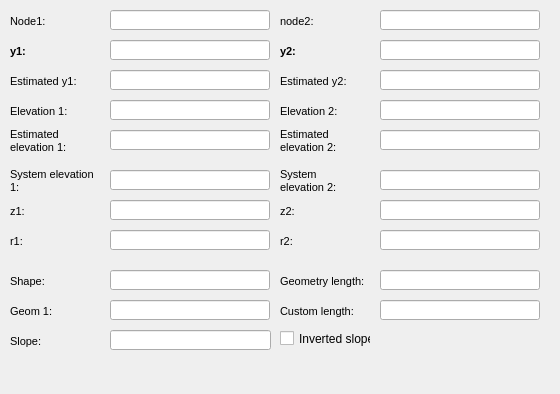
      <widget class="QWidget" name="page_5">
       <property name="geometry">
        <rect>
         <x>0</x>
         <y>0</y>
         <width>560</width>
         <height>394</height>
        </rect>
       </property>
       <attribute name="label">
        <string>Numeric information</string>
       </attribute>
       <widget class="QLabel" name="label_varc_node_2">
        <property name="geometry">
         <rect>
          <x>280</x>
          <y>10</y>
          <width>41</width>
          <height>22</height>
         </rect>
        </property>
        <property name="font">
         <font>
          <pointsize>8</pointsize>
          <italic>false</italic>
         </font>
        </property>
        <property name="frameShape">
         <enum>QFrame::NoFrame</enum>
        </property>
        <property name="frameShadow">
         <enum>QFrame::Plain</enum>
        </property>
        <property name="text">
         <string>node2:</string>
        </property>
        <property name="textFormat">
         <enum>Qt::AutoText</enum>
        </property>
        <property name="scaledContents">
         <bool>false</bool>
        </property>
        <property name="margin">
         <number>3</number>
        </property>
       </widget>
       <widget class="QLabel" name="label_varc_node_1">
        <property name="geometry">
         <rect>
          <x>10</x>
          <y>10</y>
          <width>51</width>
          <height>22</height>
         </rect>
        </property>
        <property name="font">
         <font>
          <pointsize>8</pointsize>
          <weight>50</weight>
          <italic>false</italic>
          <bold>false</bold>
         </font>
        </property>
        <property name="frameShape">
         <enum>QFrame::NoFrame</enum>
        </property>
        <property name="frameShadow">
         <enum>QFrame::Plain</enum>
        </property>
        <property name="text">
         <string>Node1:</string>
        </property>
        <property name="textFormat">
         <enum>Qt::AutoText</enum>
        </property>
        <property name="scaledContents">
         <bool>false</bool>
        </property>
        <property name="alignment">
         <set>Qt::AlignLeading|Qt::AlignLeft|Qt::AlignVCenter</set>
        </property>
        <property name="margin">
         <number>3</number>
        </property>
       </widget>
       <widget class="QLineEdit" name="varc_node_2">
        <property name="geometry">
         <rect>
          <x>380</x>
          <y>10</y>
          <width>160</width>
          <height>20</height>
         </rect>
        </property>
        <property name="font">
         <font>
          <italic>true</italic>
         </font>
        </property>
        <property name="styleSheet">
         <string notr="true">color: rgb(83, 83, 83);</string>
        </property>
        <property name="text">
         <string/>
        </property>
       </widget>
       <widget class="QLineEdit" name="varc_est_y1">
        <property name="geometry">
         <rect>
          <x>110</x>
          <y>70</y>
          <width>160</width>
          <height>20</height>
         </rect>
        </property>
       </widget>
       <widget class="QLineEdit" name="varc_z1">
        <property name="geometry">
         <rect>
          <x>110</x>
          <y>200</y>
          <width>160</width>
          <height>20</height>
         </rect>
        </property>
        <property name="font">
         <font>
          <italic>true</italic>
         </font>
        </property>
        <property name="styleSheet">
         <string notr="true">color: rgb(83, 83, 83);</string>
        </property>
        <property name="text">
         <string/>
        </property>
       </widget>
       <widget class="QLabel" name="label_varc_y2">
        <property name="geometry">
         <rect>
          <x>280</x>
          <y>40</y>
          <width>21</width>
          <height>22</height>
         </rect>
        </property>
        <property name="font">
         <font>
          <pointsize>8</pointsize>
          <weight>75</weight>
          <italic>false</italic>
          <bold>true</bold>
         </font>
        </property>
        <property name="frameShape">
         <enum>QFrame::NoFrame</enum>
        </property>
        <property name="frameShadow">
         <enum>QFrame::Plain</enum>
        </property>
        <property name="text">
         <string>y2:</string>
        </property>
        <property name="textFormat">
         <enum>Qt::AutoText</enum>
        </property>
        <property name="scaledContents">
         <bool>false</bool>
        </property>
        <property name="margin">
         <number>3</number>
        </property>
       </widget>
       <widget class="QLabel" name="label_varc_z1">
        <property name="geometry">
         <rect>
          <x>10</x>
          <y>200</y>
          <width>21</width>
          <height>22</height>
         </rect>
        </property>
        <property name="font">
         <font>
          <pointsize>8</pointsize>
          <italic>false</italic>
         </font>
        </property>
        <property name="frameShape">
         <enum>QFrame::NoFrame</enum>
        </property>
        <property name="frameShadow">
         <enum>QFrame::Plain</enum>
        </property>
        <property name="text">
         <string>z1:</string>
        </property>
        <property name="textFormat">
         <enum>Qt::AutoText</enum>
        </property>
        <property name="scaledContents">
         <bool>false</bool>
        </property>
        <property name="alignment">
         <set>Qt::AlignLeading|Qt::AlignLeft|Qt::AlignVCenter</set>
        </property>
        <property name="margin">
         <number>3</number>
        </property>
       </widget>
       <widget class="QLabel" name="label_varc_r2">
        <property name="geometry">
         <rect>
          <x>280</x>
          <y>230</y>
          <width>21</width>
          <height>22</height>
         </rect>
        </property>
        <property name="font">
         <font>
          <pointsize>8</pointsize>
          <italic>false</italic>
         </font>
        </property>
        <property name="frameShape">
         <enum>QFrame::NoFrame</enum>
        </property>
        <property name="frameShadow">
         <enum>QFrame::Plain</enum>
        </property>
        <property name="text">
         <string>r2:</string>
        </property>
        <property name="textFormat">
         <enum>Qt::AutoText</enum>
        </property>
        <property name="scaledContents">
         <bool>false</bool>
        </property>
        <property name="margin">
         <number>3</number>
        </property>
       </widget>
       <widget class="QLabel" name="label_varc_y1">
        <property name="geometry">
         <rect>
          <x>10</x>
          <y>40</y>
          <width>21</width>
          <height>22</height>
         </rect>
        </property>
        <property name="font">
         <font>
          <pointsize>8</pointsize>
          <weight>75</weight>
          <italic>false</italic>
          <bold>true</bold>
         </font>
        </property>
        <property name="frameShape">
         <enum>QFrame::NoFrame</enum>
        </property>
        <property name="frameShadow">
         <enum>QFrame::Plain</enum>
        </property>
        <property name="text">
         <string>y1:</string>
        </property>
        <property name="textFormat">
         <enum>Qt::AutoText</enum>
        </property>
        <property name="scaledContents">
         <bool>false</bool>
        </property>
        <property name="alignment">
         <set>Qt::AlignLeading|Qt::AlignLeft|Qt::AlignVCenter</set>
        </property>
        <property name="margin">
         <number>3</number>
        </property>
       </widget>
       <widget class="QLabel" name="label_varc_z2">
        <property name="geometry">
         <rect>
          <x>280</x>
          <y>200</y>
          <width>21</width>
          <height>22</height>
         </rect>
        </property>
        <property name="font">
         <font>
          <pointsize>8</pointsize>
          <italic>false</italic>
         </font>
        </property>
        <property name="frameShape">
         <enum>QFrame::NoFrame</enum>
        </property>
        <property name="frameShadow">
         <enum>QFrame::Plain</enum>
        </property>
        <property name="text">
         <string>z2:</string>
        </property>
        <property name="textFormat">
         <enum>Qt::AutoText</enum>
        </property>
        <property name="scaledContents">
         <bool>false</bool>
        </property>
        <property name="margin">
         <number>3</number>
        </property>
       </widget>
       <widget class="QLineEdit" name="varc_sys_elev2">
        <property name="geometry">
         <rect>
          <x>380</x>
          <y>170</y>
          <width>160</width>
          <height>20</height>
         </rect>
        </property>
        <property name="font">
         <font>
          <italic>true</italic>
         </font>
        </property>
        <property name="styleSheet">
         <string notr="true">color: rgb(83, 83, 83);</string>
        </property>
       </widget>
       <widget class="QLineEdit" name="varc_r2">
        <property name="geometry">
         <rect>
          <x>380</x>
          <y>230</y>
          <width>160</width>
          <height>20</height>
         </rect>
        </property>
        <property name="font">
         <font>
          <italic>true</italic>
         </font>
        </property>
        <property name="styleSheet">
         <string notr="true">color: rgb(83, 83, 83);</string>
        </property>
       </widget>
       <widget class="QLineEdit" name="varc_r1">
        <property name="geometry">
         <rect>
          <x>110</x>
          <y>230</y>
          <width>160</width>
          <height>20</height>
         </rect>
        </property>
        <property name="font">
         <font>
          <italic>true</italic>
         </font>
        </property>
        <property name="styleSheet">
         <string notr="true">color: rgb(83, 83, 83);</string>
        </property>
        <property name="text">
         <string/>
        </property>
       </widget>
       <widget class="QLabel" name="label_varc_r1">
        <property name="geometry">
         <rect>
          <x>10</x>
          <y>230</y>
          <width>21</width>
          <height>22</height>
         </rect>
        </property>
        <property name="font">
         <font>
          <pointsize>8</pointsize>
          <italic>false</italic>
         </font>
        </property>
        <property name="frameShape">
         <enum>QFrame::NoFrame</enum>
        </property>
        <property name="frameShadow">
         <enum>QFrame::Plain</enum>
        </property>
        <property name="text">
         <string>r1:</string>
        </property>
        <property name="textFormat">
         <enum>Qt::AutoText</enum>
        </property>
        <property name="scaledContents">
         <bool>false</bool>
        </property>
        <property name="alignment">
         <set>Qt::AlignLeading|Qt::AlignLeft|Qt::AlignVCenter</set>
        </property>
        <property name="margin">
         <number>3</number>
        </property>
       </widget>
       <widget class="QLineEdit" name="varc_z2">
        <property name="geometry">
         <rect>
          <x>380</x>
          <y>200</y>
          <width>160</width>
          <height>20</height>
         </rect>
        </property>
        <property name="font">
         <font>
          <italic>true</italic>
         </font>
        </property>
        <property name="styleSheet">
         <string notr="true">color: rgb(83, 83, 83);</string>
        </property>
       </widget>
       <widget class="QLineEdit" name="varc_est_y2">
        <property name="geometry">
         <rect>
          <x>380</x>
          <y>70</y>
          <width>160</width>
          <height>20</height>
         </rect>
        </property>
       </widget>
       <widget class="QLineEdit" name="varc_y2">
        <property name="geometry">
         <rect>
          <x>380</x>
          <y>40</y>
          <width>160</width>
          <height>20</height>
         </rect>
        </property>
       </widget>
       <widget class="QLabel" name="label_varc_est_y1">
        <property name="geometry">
         <rect>
          <x>10</x>
          <y>70</y>
          <width>71</width>
          <height>22</height>
         </rect>
        </property>
        <property name="font">
         <font>
          <pointsize>8</pointsize>
          <italic>false</italic>
         </font>
        </property>
        <property name="frameShape">
         <enum>QFrame::NoFrame</enum>
        </property>
        <property name="frameShadow">
         <enum>QFrame::Plain</enum>
        </property>
        <property name="text">
         <string>Estimated y1:</string>
        </property>
        <property name="textFormat">
         <enum>Qt::AutoText</enum>
        </property>
        <property name="scaledContents">
         <bool>false</bool>
        </property>
        <property name="alignment">
         <set>Qt::AlignLeading|Qt::AlignLeft|Qt::AlignVCenter</set>
        </property>
        <property name="margin">
         <number>3</number>
        </property>
       </widget>
       <widget class="QLabel" name="label_varc_sys_elev2">
        <property name="geometry">
         <rect>
          <x>280</x>
          <y>165</y>
          <width>76</width>
          <height>31</height>
         </rect>
        </property>
        <property name="font">
         <font>
          <pointsize>8</pointsize>
          <italic>false</italic>
         </font>
        </property>
        <property name="frameShape">
         <enum>QFrame::NoFrame</enum>
        </property>
        <property name="frameShadow">
         <enum>QFrame::Plain</enum>
        </property>
        <property name="text">
         <string>System elevation 2:</string>
        </property>
        <property name="textFormat">
         <enum>Qt::AutoText</enum>
        </property>
        <property name="scaledContents">
         <bool>false</bool>
        </property>
        <property name="wordWrap">
         <bool>true</bool>
        </property>
        <property name="margin">
         <number>3</number>
        </property>
       </widget>
       <widget class="QLabel" name="label_varc_sys_elev1">
        <property name="geometry">
         <rect>
          <x>10</x>
          <y>165</y>
          <width>86</width>
          <height>31</height>
         </rect>
        </property>
        <property name="font">
         <font>
          <pointsize>8</pointsize>
          <italic>false</italic>
         </font>
        </property>
        <property name="frameShape">
         <enum>QFrame::NoFrame</enum>
        </property>
        <property name="frameShadow">
         <enum>QFrame::Plain</enum>
        </property>
        <property name="text">
         <string>System elevation 1:</string>
        </property>
        <property name="textFormat">
         <enum>Qt::AutoText</enum>
        </property>
        <property name="scaledContents">
         <bool>false</bool>
        </property>
        <property name="alignment">
         <set>Qt::AlignLeading|Qt::AlignLeft|Qt::AlignVCenter</set>
        </property>
        <property name="wordWrap">
         <bool>true</bool>
        </property>
        <property name="margin">
         <number>3</number>
        </property>
       </widget>
       <widget class="QLabel" name="label_varc_est_y2">
        <property name="geometry">
         <rect>
          <x>280</x>
          <y>70</y>
          <width>71</width>
          <height>22</height>
         </rect>
        </property>
        <property name="font">
         <font>
          <pointsize>8</pointsize>
          <italic>false</italic>
         </font>
        </property>
        <property name="frameShape">
         <enum>QFrame::NoFrame</enum>
        </property>
        <property name="frameShadow">
         <enum>QFrame::Plain</enum>
        </property>
        <property name="text">
         <string>Estimated y2:</string>
        </property>
        <property name="textFormat">
         <enum>Qt::AutoText</enum>
        </property>
        <property name="scaledContents">
         <bool>false</bool>
        </property>
        <property name="margin">
         <number>3</number>
        </property>
       </widget>
       <widget class="QLineEdit" name="varc_sys_elev1">
        <property name="geometry">
         <rect>
          <x>110</x>
          <y>170</y>
          <width>160</width>
          <height>20</height>
         </rect>
        </property>
        <property name="font">
         <font>
          <italic>true</italic>
         </font>
        </property>
        <property name="styleSheet">
         <string notr="true">color: rgb(83, 83, 83);</string>
        </property>
        <property name="text">
         <string/>
        </property>
       </widget>
       <widget class="QLineEdit" name="varc_node_1">
        <property name="geometry">
         <rect>
          <x>110</x>
          <y>10</y>
          <width>160</width>
          <height>20</height>
         </rect>
        </property>
        <property name="font">
         <font>
          <italic>true</italic>
         </font>
        </property>
        <property name="toolTip">
         <string>&lt;html&gt;&lt;head/&gt;&lt;body&gt;&lt;p&gt;&lt;br/&gt;&lt;/p&gt;&lt;/body&gt;&lt;/html&gt;</string>
        </property>
        <property name="styleSheet">
         <string notr="true">color: rgb(83, 83, 83);</string>
        </property>
        <property name="text">
         <string/>
        </property>
       </widget>
       <widget class="QLineEdit" name="varc_y1">
        <property name="geometry">
         <rect>
          <x>110</x>
          <y>40</y>
          <width>160</width>
          <height>20</height>
         </rect>
        </property>
        <property name="styleSheet">
         <string notr="true">border-color: rgb(62, 81, 255);</string>
        </property>
       </widget>
       <widget class="QCheckBox" name="varc_inverted_slope">
        <property name="geometry">
         <rect>
          <x>280</x>
          <y>330</y>
          <width>91</width>
          <height>17</height>
         </rect>
        </property>
        <property name="text">
         <string>Inverted slope</string>
        </property>
       </widget>
       <widget class="QLabel" name="label_varc_custom_length">
        <property name="geometry">
         <rect>
          <x>280</x>
          <y>300</y>
          <width>90</width>
          <height>22</height>
         </rect>
        </property>
        <property name="font">
         <font>
          <pointsize>8</pointsize>
         </font>
        </property>
        <property name="frameShape">
         <enum>QFrame::NoFrame</enum>
        </property>
        <property name="frameShadow">
         <enum>QFrame::Plain</enum>
        </property>
        <property name="text">
         <string>Custom length:</string>
        </property>
        <property name="textFormat">
         <enum>Qt::AutoText</enum>
        </property>
        <property name="scaledContents">
         <bool>false</bool>
        </property>
        <property name="alignment">
         <set>Qt::AlignLeading|Qt::AlignLeft|Qt::AlignVCenter</set>
        </property>
        <property name="margin">
         <number>3</number>
        </property>
       </widget>
       <widget class="QLineEdit" name="varc_custom_length">
        <property name="geometry">
         <rect>
          <x>380</x>
          <y>300</y>
          <width>160</width>
          <height>20</height>
         </rect>
        </property>
        <property name="font">
         <font>
          <italic>true</italic>
         </font>
        </property>
        <property name="text">
         <string/>
        </property>
       </widget>
       <widget class="QLineEdit" name="varc_gis_length">
        <property name="geometry">
         <rect>
          <x>380</x>
          <y>270</y>
          <width>160</width>
          <height>20</height>
         </rect>
        </property>
        <property name="font">
         <font>
          <italic>true</italic>
         </font>
        </property>
        <property name="styleSheet">
         <string notr="true">color: rgb(83, 83, 83);</string>
        </property>
        <property name="text">
         <string/>
        </property>
       </widget>
       <widget class="QLabel" name="label_varc_geometry_length">
        <property name="geometry">
         <rect>
          <x>280</x>
          <y>270</y>
          <width>90</width>
          <height>22</height>
         </rect>
        </property>
        <property name="font">
         <font>
          <pointsize>8</pointsize>
          <italic>false</italic>
         </font>
        </property>
        <property name="frameShape">
         <enum>QFrame::NoFrame</enum>
        </property>
        <property name="frameShadow">
         <enum>QFrame::Plain</enum>
        </property>
        <property name="text">
         <string>Geometry length:</string>
        </property>
        <property name="textFormat">
         <enum>Qt::AutoText</enum>
        </property>
        <property name="scaledContents">
         <bool>false</bool>
        </property>
        <property name="alignment">
         <set>Qt::AlignLeading|Qt::AlignLeft|Qt::AlignVCenter</set>
        </property>
        <property name="margin">
         <number>3</number>
        </property>
       </widget>
       <widget class="QLabel" name="label_varc_shape">
        <property name="geometry">
         <rect>
          <x>10</x>
          <y>270</y>
          <width>90</width>
          <height>22</height>
         </rect>
        </property>
        <property name="font">
         <font>
          <pointsize>8</pointsize>
          <italic>false</italic>
         </font>
        </property>
        <property name="frameShape">
         <enum>QFrame::NoFrame</enum>
        </property>
        <property name="frameShadow">
         <enum>QFrame::Plain</enum>
        </property>
        <property name="text">
         <string>Shape:</string>
        </property>
        <property name="textFormat">
         <enum>Qt::AutoText</enum>
        </property>
        <property name="scaledContents">
         <bool>false</bool>
        </property>
        <property name="alignment">
         <set>Qt::AlignLeading|Qt::AlignLeft|Qt::AlignVCenter</set>
        </property>
        <property name="margin">
         <number>3</number>
        </property>
       </widget>
       <widget class="QLineEdit" name="varc_cat_shape">
        <property name="enabled">
         <bool>true</bool>
        </property>
        <property name="geometry">
         <rect>
          <x>110</x>
          <y>270</y>
          <width>160</width>
          <height>20</height>
         </rect>
        </property>
        <property name="font">
         <font>
          <italic>true</italic>
         </font>
        </property>
        <property name="toolTip">
         <string>&lt;html&gt;&lt;head/&gt;&lt;body&gt;&lt;p&gt;shape&lt;/p&gt;&lt;/body&gt;&lt;/html&gt;</string>
        </property>
        <property name="styleSheet">
         <string notr="true">color: rgb(83, 83, 83);</string>
        </property>
        <property name="text">
         <string/>
        </property>
       </widget>
       <widget class="QLineEdit" name="varc_slope">
        <property name="geometry">
         <rect>
          <x>110</x>
          <y>330</y>
          <width>161</width>
          <height>20</height>
         </rect>
        </property>
        <property name="font">
         <font>
          <italic>true</italic>
         </font>
        </property>
        <property name="styleSheet">
         <string notr="true">color: rgb(83, 83, 83);</string>
        </property>
        <property name="text">
         <string/>
        </property>
       </widget>
       <widget class="QLabel" name="label_varc_slope">
        <property name="geometry">
         <rect>
          <x>10</x>
          <y>330</y>
          <width>90</width>
          <height>22</height>
         </rect>
        </property>
        <property name="font">
         <font>
          <pointsize>8</pointsize>
          <italic>false</italic>
         </font>
        </property>
        <property name="frameShape">
         <enum>QFrame::NoFrame</enum>
        </property>
        <property name="frameShadow">
         <enum>QFrame::Plain</enum>
        </property>
        <property name="text">
         <string>Slope:</string>
        </property>
        <property name="textFormat">
         <enum>Qt::AutoText</enum>
        </property>
        <property name="scaledContents">
         <bool>false</bool>
        </property>
        <property name="alignment">
         <set>Qt::AlignLeading|Qt::AlignLeft|Qt::AlignVCenter</set>
        </property>
        <property name="margin">
         <number>3</number>
        </property>
       </widget>
       <widget class="QLineEdit" name="varc_cat_geom1">
        <property name="geometry">
         <rect>
          <x>110</x>
          <y>300</y>
          <width>160</width>
          <height>20</height>
         </rect>
        </property>
        <property name="font">
         <font>
          <italic>true</italic>
         </font>
        </property>
        <property name="styleSheet">
         <string notr="true">color: rgb(83, 83, 83);</string>
        </property>
        <property name="text">
         <string/>
        </property>
       </widget>
       <widget class="QLabel" name="label_varc_geom">
        <property name="geometry">
         <rect>
          <x>10</x>
          <y>300</y>
          <width>90</width>
          <height>22</height>
         </rect>
        </property>
        <property name="font">
         <font>
          <pointsize>8</pointsize>
          <italic>false</italic>
         </font>
        </property>
        <property name="frameShape">
         <enum>QFrame::NoFrame</enum>
        </property>
        <property name="frameShadow">
         <enum>QFrame::Plain</enum>
        </property>
        <property name="text">
         <string>Geom 1:</string>
        </property>
        <property name="textFormat">
         <enum>Qt::AutoText</enum>
        </property>
        <property name="scaledContents">
         <bool>false</bool>
        </property>
        <property name="alignment">
         <set>Qt::AlignLeading|Qt::AlignLeft|Qt::AlignVCenter</set>
        </property>
        <property name="margin">
         <number>3</number>
        </property>
       </widget>
       <widget class="QLabel" name="label_varc_elev2">
        <property name="geometry">
         <rect>
          <x>280</x>
          <y>100</y>
          <width>66</width>
          <height>22</height>
         </rect>
        </property>
        <property name="font">
         <font>
          <pointsize>8</pointsize>
          <italic>false</italic>
         </font>
        </property>
        <property name="frameShape">
         <enum>QFrame::NoFrame</enum>
        </property>
        <property name="frameShadow">
         <enum>QFrame::Plain</enum>
        </property>
        <property name="text">
         <string>Elevation 2:</string>
        </property>
        <property name="textFormat">
         <enum>Qt::AutoText</enum>
        </property>
        <property name="scaledContents">
         <bool>false</bool>
        </property>
        <property name="margin">
         <number>3</number>
        </property>
       </widget>
       <widget class="QLabel" name="label_varc_est_elev1">
        <property name="geometry">
         <rect>
          <x>10</x>
          <y>125</y>
          <width>81</width>
          <height>31</height>
         </rect>
        </property>
        <property name="font">
         <font>
          <pointsize>8</pointsize>
          <italic>false</italic>
         </font>
        </property>
        <property name="frameShape">
         <enum>QFrame::NoFrame</enum>
        </property>
        <property name="frameShadow">
         <enum>QFrame::Plain</enum>
        </property>
        <property name="text">
         <string>Estimated elevation 1:</string>
        </property>
        <property name="textFormat">
         <enum>Qt::AutoText</enum>
        </property>
        <property name="scaledContents">
         <bool>false</bool>
        </property>
        <property name="alignment">
         <set>Qt::AlignLeading|Qt::AlignLeft|Qt::AlignVCenter</set>
        </property>
        <property name="wordWrap">
         <bool>true</bool>
        </property>
        <property name="margin">
         <number>3</number>
        </property>
       </widget>
       <widget class="QLineEdit" name="varc_elev2_2">
        <property name="geometry">
         <rect>
          <x>380</x>
          <y>100</y>
          <width>160</width>
          <height>20</height>
         </rect>
        </property>
       </widget>
       <widget class="QLineEdit" name="varc_est_elev2">
        <property name="geometry">
         <rect>
          <x>380</x>
          <y>130</y>
          <width>160</width>
          <height>20</height>
         </rect>
        </property>
       </widget>
       <widget class="QLineEdit" name="varc_elev2">
        <property name="geometry">
         <rect>
          <x>110</x>
          <y>100</y>
          <width>160</width>
          <height>20</height>
         </rect>
        </property>
        <property name="text">
         <string/>
        </property>
       </widget>
       <widget class="QLabel" name="label_varc_elev1">
        <property name="geometry">
         <rect>
          <x>10</x>
          <y>100</y>
          <width>71</width>
          <height>22</height>
         </rect>
        </property>
        <property name="font">
         <font>
          <pointsize>8</pointsize>
          <italic>false</italic>
         </font>
        </property>
        <property name="frameShape">
         <enum>QFrame::NoFrame</enum>
        </property>
        <property name="frameShadow">
         <enum>QFrame::Plain</enum>
        </property>
        <property name="text">
         <string>Elevation 1:</string>
        </property>
        <property name="textFormat">
         <enum>Qt::AutoText</enum>
        </property>
        <property name="scaledContents">
         <bool>false</bool>
        </property>
        <property name="alignment">
         <set>Qt::AlignLeading|Qt::AlignLeft|Qt::AlignVCenter</set>
        </property>
        <property name="margin">
         <number>3</number>
        </property>
       </widget>
       <widget class="QLabel" name="label_varc_est_elev2">
        <property name="geometry">
         <rect>
          <x>280</x>
          <y>125</y>
          <width>86</width>
          <height>31</height>
         </rect>
        </property>
        <property name="font">
         <font>
          <pointsize>8</pointsize>
          <italic>false</italic>
         </font>
        </property>
        <property name="frameShape">
         <enum>QFrame::NoFrame</enum>
        </property>
        <property name="frameShadow">
         <enum>QFrame::Plain</enum>
        </property>
        <property name="text">
         <string>Estimated elevation 2:</string>
        </property>
        <property name="textFormat">
         <enum>Qt::AutoText</enum>
        </property>
        <property name="scaledContents">
         <bool>false</bool>
        </property>
        <property name="wordWrap">
         <bool>true</bool>
        </property>
        <property name="margin">
         <number>3</number>
        </property>
       </widget>
       <widget class="QLineEdit" name="varc_est_elev1">
        <property name="geometry">
         <rect>
          <x>110</x>
          <y>130</y>
          <width>160</width>
          <height>20</height>
         </rect>
        </property>
        <property name="text">
         <string/>
        </property>
       </widget>
      </widget>
